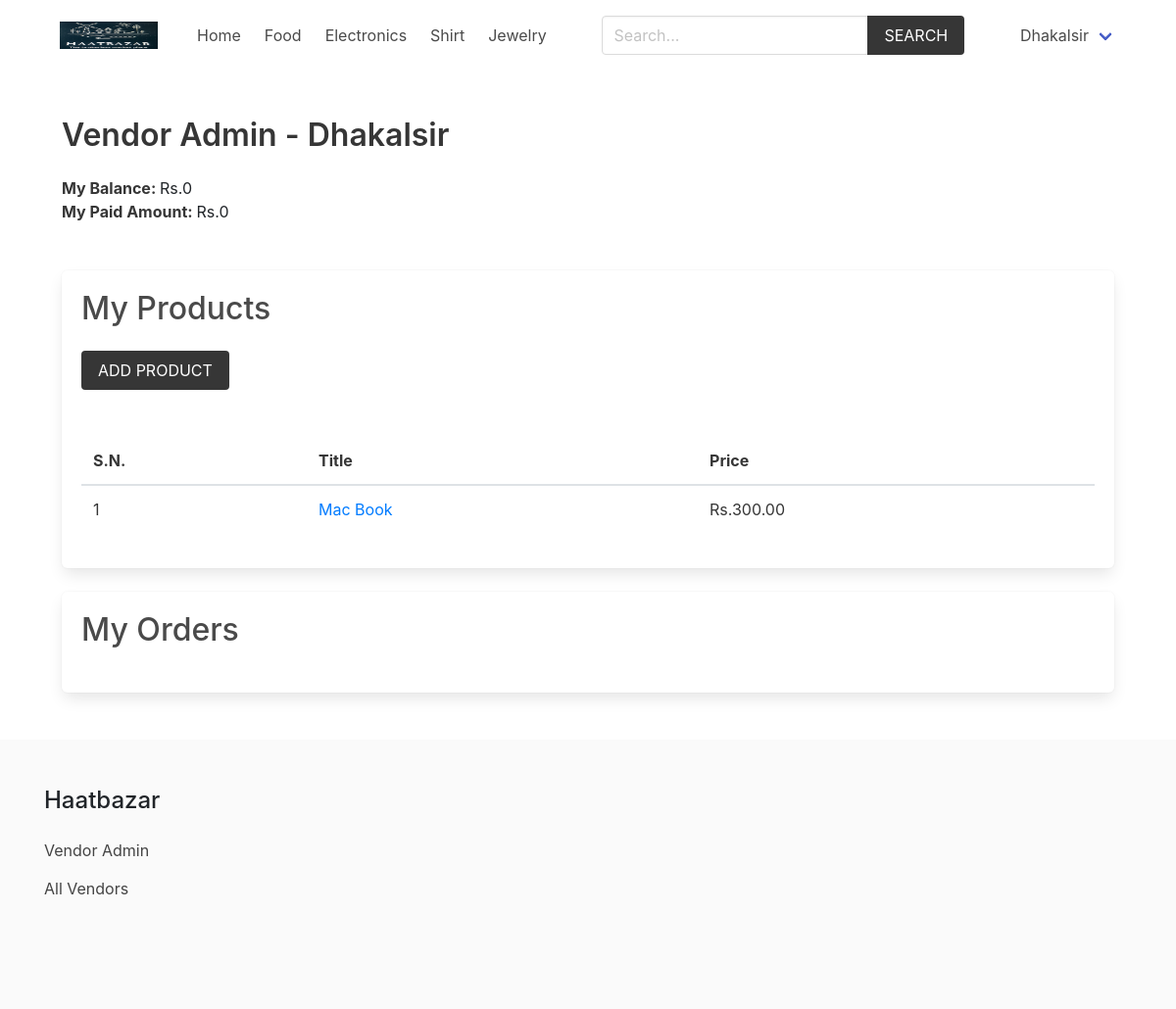
/vendor/vendor-admin/ (signed in), run on the app's committed database.
### product/models.py (models this page shows, shortened)
class Category(models.Model):
    title = models.CharField(max_length=50)
    slug = models.SlugField(max_length=55)
    ordering = models.IntegerField(default=0)
    class Meta:
        ordering = ['ordering']

class Product(models.Model):
    category = models.ForeignKey(Category, related_name='products', on_delete=models.CASCADE)
    vendor = models.ForeignKey(Vendor, related_name="products", on_delete=models.CASCADE)
    title = models.CharField(max_length=50)
    slug = models.SlugField(max_length=55)
    description = models.TextField(blank=True, null=True)
    price = models.DecimalField(max_digits=6, decimal_places=2)
    added_date = models.DateTimeField(auto_now_add=True)
    image = models.ImageField(upload_to='uploads/', blank=True, null=True)
    thumbnail = models.ImageField(upload_to='uploads/', blank=True, null=True) # Change uploads to thumbnails
    is_sold = models.BooleanField(default=False)
    class Meta:
        ordering = ['-added_date']

### vendor/models.py (models this page shows, shortened)
class Vendor(models.Model):
    name = models.CharField(max_length=255)
    user = models.OneToOneField(User, related_name='vendor', on_delete=models.CASCADE)
    date_of_birth = models.DateField(default="1990-01-01",blank=True)
    phone_number = models.CharField(max_length=50,blank=True)
    image = models.ImageField(upload_to='uploads/',blank=True,null=True)
    class Meta:
        ordering = ['name']
    def get_balance(self):
        items = self.items.filter(
            vendor_paid=False, order__vendors__in=[self.id])
        return sum((item.product.price * item.quantity) for item in items)
    def get_paid_amount(self):
        items = self.items.filter(
            vendor_paid=True, order__vendors__in=[self.id])
        return sum((item.product.price * item.quantity) for item in items)

### vendor/views.py (the view, shortened to what this page needs)
# urls.py: path('vendor-admin/', views.vendor_admin, name="vendor-admin"),
@login_required
def vendor_admin(request):
    vendor = request.user.vendor
    products = vendor.products.all()
    orders = vendor.orders.all()
    return render(request, 'vendor/vendor_admin.html', {'vendor': vendor, 'products': products, 'orders': orders})

### cart/context_processors.py (called while the page is built)
def cart(request):
    return {'cart': Cart(request)}

### product/context_processors.py (called while the page is built)
def menu_categories(request):
    categories = Category.objects.all()
    return {'categories': categories}

### templates/vendor/vendor_admin.html (shortened to what this page needs)
{% extends 'core/base.html' %}
{% block content %}
    <h1 class="title">Vendor Admin - <span class="is-capitalized">{{vendor.name}}</span></h1>
    <div class="mb-5">
        <strong>My Balance: </strong> Rs.{{vendor.get_balance}} <br>
        <strong>My Paid Amount: </strong> Rs.{{vendor.get_paid_amount}}
    </div>
    <div class="box">
        <h2 class="is-size-3 mb-4">My Products</h2>
        <a href="{% url 'vendor:add-product' %}" class="button is-dark is-uppercase mb-6">Add Product</a>
        {% if products %}
            <table class="table is-fullwidth">
                <thead>
                    <tr>
                        <th>S.N.</th>
                        <th>Title</th>
                        <th>Price</th>
                    </tr>
                </thead>
                <tbody>
                    {% for product in products %}
                        <tr>
                            <td>{{ forloop.counter }}</td>
                            <td><a href="{% url 'product:product' product.category.slug product.slug %}">{{ product.title }}</a></td>
                            <td>Rs.{{ product.price }}</td>
                        </tr>
                    {% endfor %}
                </tbody>
            </table>
        {% else %}
            <p class="has-text-danger">Products not added yet.</p>
        {% endif %}
    </div>
    <div class="box">
        <h2 class="is-size-3 mb-4">My Orders</h2>
    </div>
{% endblock content %}

### templates/core/base.html (shortened to what this page needs)
{% load static %}
<!DOCTYPE html>
<html lang="en">
  <head>
    <link
      rel="stylesheet"
      href="https://cdn.jsdelivr.net/npm/bulma@0.9.2/css/bulma.min.css"
    />
    <link
      rel="stylesheet"
      href="https://cdnjs.cloudflare.com/ajax/libs/font-awesome/4.7.0/css/font-awesome.min.css"
    />
    <link rel="stylesheet" href="{% static 'css/main.css' %}" />
    <link
      rel="stylesheet"
      href="https://cdn.jsdelivr.net/npm/bootstrap@4.0.0/dist/css/bootstrap.min.css"
    />
  </head>
  <body>
    <div class="container">
      <nav class="navbar" role="navigation" aria-label="main navigation">
        <div class="navbar-brand">
          <a class="navbar-item" href="{% url 'core:home' %}">
            <img src="/media/logo.jpg" width="100" height="100" />
          </a>
        </div>
        <div id="navbarBasicExample" class="navbar-menu">
          <div class="navbar-start">
            <a class="navbar-item" href="{% url 'core:home' %}"> Home </a>
            {% for category in categories %}
            <a
              class="navbar-item"
              href="{% url 'product:category' category.slug %}"
            >
              {{category.title}}
            </a>
            {% endfor %}
          </div>
          <div class="navbar-start">
            <div class="navbar-item">
              <form method="get" action="{% url 'product:search' %}">
                <div class="field has-addons">
                  <div class="control">
                    <input
                      type="search"
                      name="query"
                      id=""
                      class="input"
                      placeholder="Search..."
                    />
                  </div>
                  <div class="control">
                    <button class="button is-dark is-uppercase">Search</button>
                  </div>
                </div>
              </form>
            </div>
          </div>
            {% if request.user.is_authenticated %}
            <div class="navbar-item has-dropdown is-hoverable">
              <a class="navbar-link is-capitalized"> {{user.vendor.name}} </a>
            </div>
            {% endif %}
          </div>
        </div>
    <section class="section">
      <div class="container">{% block content %}{% endblock content %}</div>
    </section>
    <footer class="footer">
      <div class="container">
        <h3 class="is-size-4 mb-4">Haatbazar</h3>
        {% if request.user.is_authenticated %}
        <a href="{% url 'vendor:vendor-admin' %}">Vendor Admin</a>
        {% else %}
        <a href="{% url 'vendor:become-vendor' %}">Become a Vendor</a>
        {% endif %}
        <br />
        <a href="{% url 'vendor:vendors' %}">All Vendors</a>
      </div>
    </footer>
  </body>
</html>

### core/static/css/main.css (style rules this page uses)
.footer a { margin-bottom: 15px; display: inline-block; color: #444; }

### data on the page
Category: title "Food"
Category: title "Electronics"
Category: title "Shirt"
Category: title "Jewelry"
Vendor: name "Dhakalsir", get_balance "0", get_paid_amount "0"
Product: title "Mac Book", price "300.00"

### other printed values
{{ user.vendor.name }} "Dhakalsir"
